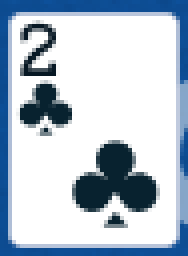
#> input picture data/cards/by_card/2c/cards_5d269a12_001.png, 47 x 64 px (shown 4 times larger)
$ python -i crop_cards_from_image.py   (imports and definitions only)   (older library calls are emulated)
#> lines starting #> are read from the running program, lines starting #| are printed output that depends on the picture; after the words box and inside, x2 and y2 are one past the last pixel; in counts of white or black regions, pixels touching at a corner belong together
#> further down, picture is the input picture: shape (64, 47, 3); mean B, G, R 209.3, 195.5, 181.9
### src/training/card_names.py
"""
Card class names and IDs for YOLO (must match CardDetector in detection/cards.py).
Order: 2h, 2d, 2c, 2s, 3h, ... Ah, Ad, Ac, As  ->  class_id 0..51
"""
RANKS = ["2", "3", "4", "5", "6", "7", "8", "9", "T", "J", "Q", "K", "A"]
SUITS = ["h", "d", "c", "s"]  # hearts, diamonds, clubs, spades

def get_card_names():
    """Return list of 52 card names in YOLO class order (class_id = index)."""
    return [r + s for r in RANKS for s in SUITS]

CARD_NAMES = get_card_names()
NUM_CLASSES = len(CARD_NAMES)

### src/training/crop_cards_from_image.py
"""
Interactive tool: load a screenshot, auto-detect card-like regions (edge/contour),
show each region on the image, then a popup asks for card name (e.g. Ah) or 'skip'.
Image window stays open; no terminal input.

Usage:
  python -m src.training.crop_cards_from_image path/to/screenshot.png

If auto-detect finds no/few regions, falls back to click mode (click 2 corners per card).
"""
import sys
from pathlib import Path
from typing import List, Optional, Tuple

import cv2
import numpy as np

from src.training.card_names import CARD_NAMES


# [15 lines left out: functions valid_card_name, canonical_card_name, not called in this run]


# Single card is portrait: width/height ~ 0.6-0.75. Reject wider so side-by-side cards get split.
MAX_SINGLE_CARD_RATIO = 0.85
# Minimum width for one card (ratio of height); used to reject seams that fall inside a card.
MIN_CARD_WIDTH_RATIO = 0.5
# Extra pixels (and %) to extend bottom so we don't crop off card edges (contours often miss bottom).
BOTTOM_PAD_PX = 8
BOTTOM_PAD_FRAC = 0.04

# White cards on blue felt: color thresholds for boundary detection
CARD_WHITE_MIN = 140
FELT_BLUE_B_MIN = 80
FELT_B_DOMINANCE = 15
# Felt must be visibly blue, not black (card text is white->black; card edge is white->blue)
FELT_MIN_MEAN_BRIGHTNESS = 55
# Blue must dominate over R+G so gray (white+black mix) never counts as felt
FELT_BLUE_SATURATION = 20  # B >= (R+G)/2 + this
# Nudge region boundaries outward so we don't crop into the card edge
EDGE_NUDGE_PX = 2
# Straight edges on card text are not card edges: require blue/white over most of column height
MIN_EDGE_HEIGHT_RATIO = 0.5


def _is_blue_felt_bgr(b: float, g: float, r: float) -> bool:
    """True if BGR looks like blue felt."""
    return b >= FELT_BLUE_B_MIN and b >= r + FELT_B_DOMINANCE and b >= g + FELT_B_DOMINANCE


# [8 lines left out: function _is_blue_felt_not_black_bgr, not called in this run]


def _is_white_card_bgr(b: float, g: float, r: float) -> bool:
    """True if BGR looks like white/light card."""
    return min(r, g, b) >= CARD_WHITE_MIN


# [94 lines left out: functions _column_white_blue_fractions, _strip_blue_fraction_height, _strip_white_fraction_height, _strip_blue_fraction_width, _region_is_mostly_blue, _filter_candidates_by_min_segment_width, not called in this run]


def find_card_regions(img: np.ndarray) -> List[Tuple[int, int, int, int]]:
    """Find rectangular regions that look like cards. Uses white-on-blue to focus edges on card boundaries."""
    h, w = img.shape[:2]
#> h = 64; w = 47
    gray = cv2.cvtColor(img, cv2.COLOR_BGR2GRAY)
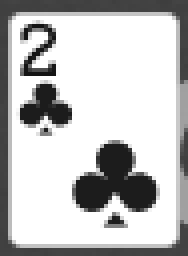
#> gray: shape (64, 47) (shown 4 times larger); min 20, max 255, mean 193
    blurred = cv2.GaussianBlur(gray, (5, 5), 0)
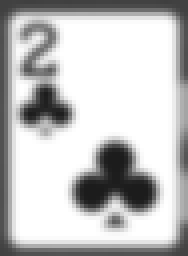
#> blurred: shape (64, 47) (shown 4 times larger); min 28, max 255, mean 193.4
    edges = cv2.Canny(blurred, 30, 120)
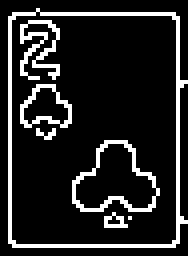
#> edges: shape (64, 47) (shown 4 times larger); 13.9% white in thin lines or dots, all inside (x1, y1, x2, y2) = (2, 2, 47, 62)
    if len(img.shape) == 3:
        b, g, r = cv2.split(img)
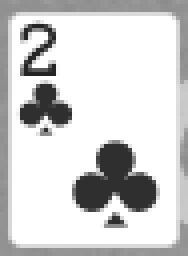
#> b: shape (64, 47) (shown 4 times larger); min 36, max 255, mean 209.3
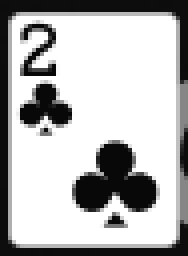
#> r: shape (64, 47) (shown 4 times larger); min 7, max 255, mean 181.9
        bright = np.minimum(np.minimum(r, g), b)
        card_like = (bright >= CARD_WHITE_MIN) | ((blurred > 100) & (b < np.maximum(r, g) + FELT_B_DOMINANCE))
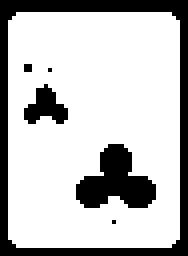
#> card_like: shape (64, 47) bool (shown 4 times larger); 75.3% white; 6 black regions (3 under 20 px), largest, box (x1, y1, x2, y2) and area: (0, 0, 47, 64) 483, (19, 36, 39, 52) 190, (6, 21, 17, 31) 63
        card_mask = np.uint8(np.where(card_like, 255, 0))
        edges = cv2.bitwise_and(edges, cv2.dilate(card_mask, np.ones((3, 3))))
#> edges: shape (64, 47); 13.8% white in thin lines or dots, all inside (x1, y1, x2, y2) = (2, 2, 46, 62)
    contours, _ = cv2.findContours(edges, cv2.RETR_EXTERNAL, cv2.CHAIN_APPROX_SIMPLE)
#> contours = 1 contour; box (x1, y1, x2, y2) and area: (2, 2, 46, 62) 2439

    min_area = (w * h) / 400
#> min_area = 7.52
    max_area = (w * h) / 2
#> max_area = 1504
    regions = []
    for cnt in contours:
        area = cv2.contourArea(cnt)
        if area < min_area or area > max_area:
            continue
        x, y, rw, rh = cv2.boundingRect(cnt)
        if rw < 15 or rh < 25:
            continue
        ratio = rw / rh
        if ratio < 0.25:
            continue
        pad = 2
        bottom_extra = max(BOTTOM_PAD_PX, int(rh * BOTTOM_PAD_FRAC))
        x1 = max(0, x - pad)
        y1 = max(0, y - pad)
        x2 = min(w, x + rw + pad)
        y2 = min(h, y + rh + pad + bottom_extra)
        # If wider than a single card, split by vertical seams (thin lines between cards)
        if ratio > MAX_SINGLE_CARD_RATIO:
            sub = _split_wide_region_by_seams(img, (x1, y1, x2, y2))
            regions.extend(sub)
        else:
            regions.append((x1, y1, x2, y2))
#> this loop made 1 pass
#> area on pass 1: 2439
#> after the loop, regions = []

    regions = _merge_duplicates_only(regions)
    # Ensure every region gets bottom padding so we don't crop off card bottom
    regions = [_extend_bottom(r, h) for r in regions]
    regions.sort(key=lambda r: (r[0] + r[2]) // 2)
    return regions


# [92 lines left out: functions _extend_bottom, _split_wide_region_by_seams, not called in this run]


def _merge_duplicates_only(boxes: List[Tuple[int, int, int, int]], contain_ratio: float = 0.7) -> List[Tuple[int, int, int, int]]:
    """Drop a box only if it is mostly contained inside another (duplicate), not just overlapping."""
    if not boxes:
        return []
    boxes = sorted(boxes, key=lambda b: (b[2] - b[0]) * (b[3] - b[1]), reverse=True)
    kept = []
    for b in boxes:
        bx1, by1, bx2, by2 = b
        b_area = (bx2 - bx1) * (by2 - by1)
        is_duplicate = False
        for k in kept:
            kx1, ky1, kx2, ky2 = k
            ix1 = max(bx1, kx1)
            iy1 = max(by1, ky1)
            ix2 = min(bx2, kx2)
            iy2 = min(by2, ky2)
            if ix2 <= ix1 or iy2 <= iy1:
                continue
            inter = (ix2 - ix1) * (iy2 - iy1)
            # Only treat as duplicate if most of b is inside k (b is the smaller one when we're comparing to kept)
            if b_area > 0 and inter / b_area >= contain_ratio:
                is_duplicate = True
                break
        if not is_duplicate:
            kept.append(b)
    return kept


# [386 lines left out: functions _ask_num_cards_popup, _split_image_into_strips, _refine_card1_left_edge, _refine_region_left_edge, _refine_region_top_edge, _refine_region_bottom_edge and 6 more, not called in this run]


MIN_CARD_WIDTH = 15

# Max width for a region to be considered a "gap" (blue strip between cards) and merged away
GAP_MAX_WIDTH_RATIO = 0.4
GAP_MAX_WIDTH_PX = 35


# [72 lines left out: functions _region_is_mostly_white, _merge_gap_regions, _regions_to_x_positions, not called in this run]


def _x_positions_to_regions(x_positions: List[int], y1: int, y2: int) -> List[Tuple[int, int, int, int]]:
    """Build regions from vertical split positions."""
    return [(x_positions[i], y1, x_positions[i + 1], y2) for i in range(len(x_positions) - 1)]


# [298 lines left out: functions adjust_regions_interactive, run_auto_mode, run_click_mode, main, not called in this run]


# [5 lines not run here, left out]

>>> import cv2
>>> picture = cv2.imread('../../data/cards/by_card/2c/cards_5d269a12_001.png')
>>> result = find_card_regions(picture)
#> result = []

$ run again, on data/cards/by_card/2s/capture_20260221_191139_1016_001.png
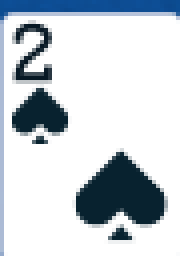
#> input picture data/cards/by_card/2s/capture_20260221_191139_1016_001.png, 45 x 64 px (shown 4 times larger)
#> picture is the input picture: shape (64, 45, 3); mean B, G, R 214.8, 208.5, 201
#> in find_card_regions, `edges = cv2.Canny(blurred, 30, 120)`:
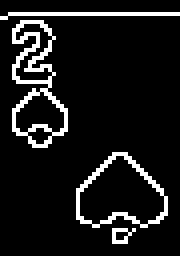
#> edges: shape (64, 45) (shown 4 times larger); 9.6% white in thin lines or dots
#> in find_card_regions, `card_like = (bright >= CARD_WHITE_MIN) | ((blurred > 100) & (b < np.ma..`:
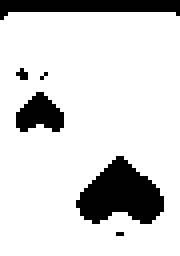
#> card_like: shape (64, 45) bool (shown 4 times larger); 84% white; 6 black regions (3 under 20 px), largest, box (x1, y1, x2, y2) and area: (19, 39, 41, 56) 233, (0, 0, 45, 5) 139, (4, 23, 16, 33) 80
#> card_mask: shape (64, 45); 84% white; 6 black regions (3 under 20 px)
#> contours = 4 contours, 2 with area under 20; largest, box (x1, y1, x2, y2) and area: (19, 38, 42, 57) 277, (3, 5, 17, 37) 231
#> the loop in find_card_regions, `for cnt in contours:` made 4 passes
#> (area, x, y, rw, rh) on passes 2 to 3: (277, 19, 38, 23, 19), (231, 3, 5, 14, 32)
#> after the loop in find_card_regions, `for cnt in contours:`: regions = []

$ run again, on data/cards/by_card/3c/capture_20260221_195641_1555_003.png
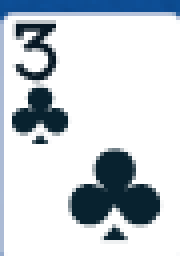
#> input picture data/cards/by_card/3c/capture_20260221_195641_1555_003.png, 45 x 64 px (shown 4 times larger)
#> picture is the input picture: shape (64, 45, 3); mean B, G, R 215.1, 208.8, 201.3
#> in find_card_regions, `edges = cv2.Canny(blurred, 30, 120)`:
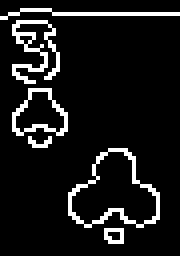
#> edges: shape (64, 45) (shown 4 times larger); 9.4% white in thin lines or dots
#> in find_card_regions, `card_like = (bright >= CARD_WHITE_MIN) | ((blurred > 100) & (b < np.ma..`:
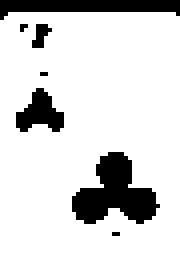
#> card_like: shape (64, 45) bool (shown 4 times larger); 83.9% white; 7 black regions (4 under 20 px), largest, box (x1, y1, x2, y2) and area: (18, 38, 40, 56) 222, (0, 0, 45, 5) 139, (4, 22, 16, 33) 78
#> card_mask: shape (64, 45); 83.9% white; 7 black regions (4 under 20 px)
#> contours = 6 contours, 3 with area under 20; largest, box (x1, y1, x2, y2) and area: (17, 37, 40, 57) 269, (3, 22, 17, 34) 100, (3, 5, 15, 21) 22
#> the loop in find_card_regions, `for cnt in contours:` made 6 passes
#> (area, x, y, rw, rh) on passes 2, 4, 5: (269, 17, 37, 23, 20), (100, 3, 22, 14, 12), (22, 3, 5, 12, 16)
#> after the loop in find_card_regions, `for cnt in contours:`: regions = []

$ run again, on data/cards/by_card/3c/capture_20260221_204316_2112_005.png
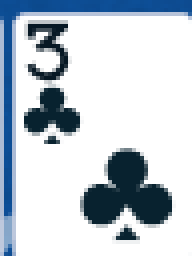
#> input picture data/cards/by_card/3c/capture_20260221_204316_2112_005.png, 48 x 64 px (shown 4 times larger)
#> picture is the input picture: shape (64, 48, 3); mean B, G, R 212.4, 203.2, 193.3
#> in find_card_regions, `edges = cv2.Canny(blurred, 30, 120)`:
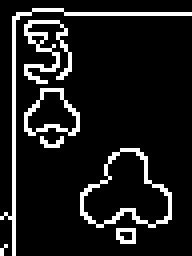
#> edges: shape (64, 48) (shown 4 times larger); 11% white in thin lines or dots
#> in find_card_regions, `card_like = (bright >= CARD_WHITE_MIN) | ((blurred > 100) & (b < np.ma..`:
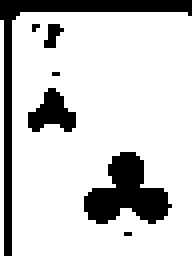
#> card_like: shape (64, 48) bool (shown 4 times larger); 80.6% white; 7 black regions (4 under 20 px), largest, box (x1, y1, x2, y2) and area: (0, 0, 48, 64) 272, (21, 38, 43, 56) 222, (7, 22, 19, 33) 78
#> card_mask: shape (64, 48); 80.6% white; 7 black regions (4 under 20 px)
#> contours = 7 contours, 4 with area under 20; largest, box (x1, y1, x2, y2) and area: (20, 37, 43, 57) 269, (6, 22, 20, 34) 100, (6, 5, 18, 21) 22
#> the loop in find_card_regions, `for cnt in contours:` made 7 passes
#> (area, x, y, rw, rh) on passes 3, 5, 6: (269, 20, 37, 23, 20), (100, 6, 22, 14, 12), (22, 6, 5, 12, 16)
#> after the loop in find_card_regions, `for cnt in contours:`: regions = []
